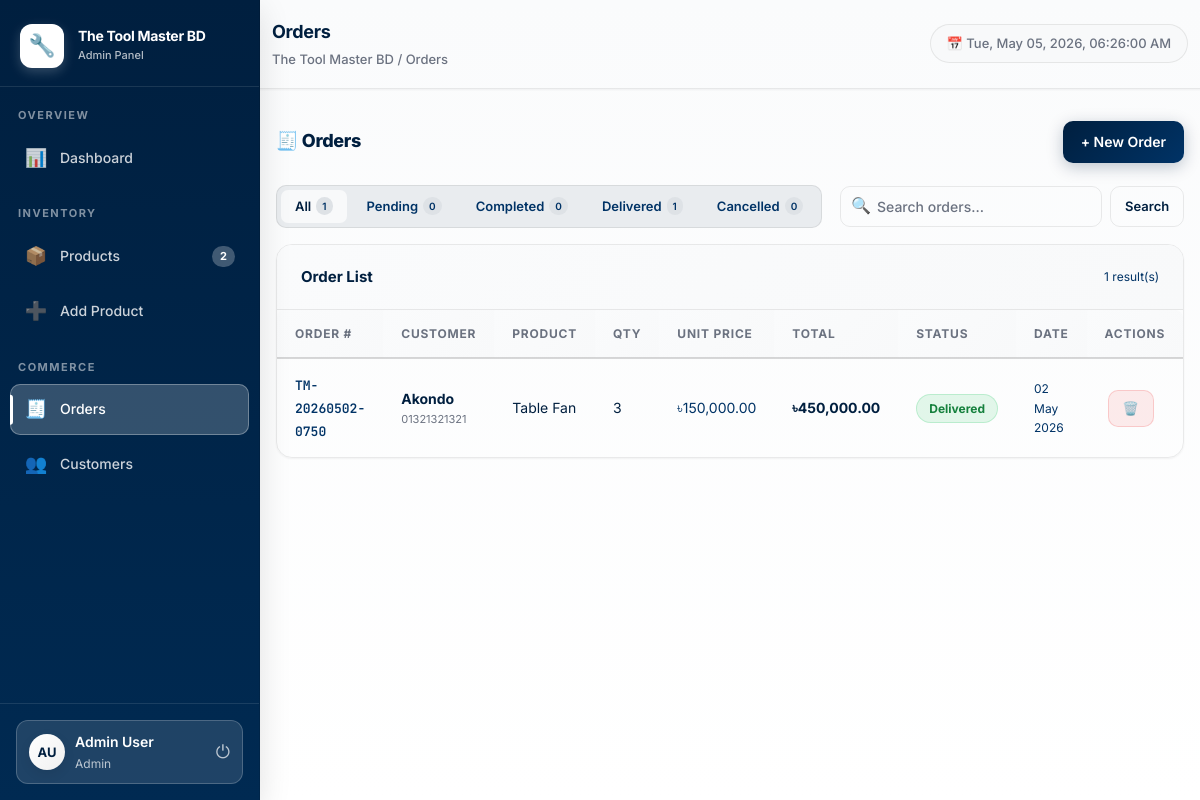
Page /orders.php (signed in) on the committed database.
### tables this page shows
CREATE TABLE `orders` (
  `id` int(11) NOT NULL,
  `order_no` varchar(30) NOT NULL,
  `customer_name` varchar(150) NOT NULL,
  `customer_email` varchar(150) DEFAULT NULL,
  `customer_phone` varchar(30) DEFAULT NULL,
  `product_id` int(11) DEFAULT NULL,
  `quantity` int(11) NOT NULL DEFAULT 1,
  `unit_price` decimal(12,2) DEFAULT NULL,
  `total_price` decimal(12,2) DEFAULT NULL,
  `status` enum('pending','completed','delivered','cancelled') DEFAULT 'pending',
  `notes` text DEFAULT NULL,
  `created_at` timestamp NOT NULL DEFAULT current_timestamp()
);

CREATE TABLE `products` (
  `id` int(11) NOT NULL,
  `name` varchar(200) NOT NULL,
  `category` varchar(100) DEFAULT NULL,
  `price` decimal(12,2) NOT NULL DEFAULT 0.00,
  `quantity` int(11) NOT NULL DEFAULT 0,
  `min_qty` int(11) NOT NULL DEFAULT 5,
  `supplier` varchar(150) DEFAULT NULL,
  `description` text DEFAULT NULL,
  `image_url` varchar(255) DEFAULT NULL,
  `created_at` timestamp NOT NULL DEFAULT current_timestamp()
);

### orders.php (the view, shortened to what this page needs)
<?php
require 'layout.php';
$filter = $_GET['filter'] ?? 'all';
$search = trim($_GET['search'] ?? '');
$where  = "WHERE 1=1";
$stmt = $conn->prepare("
    SELECT o.*, p.name AS product_name, p.price AS product_price
    FROM orders o LEFT JOIN products p ON o.product_id = p.id
    $where ORDER BY o.created_at DESC
");
$stmt->execute();
$orders = $stmt->get_result();
$sc = $conn->query("SELECT status, COUNT(*) AS cnt FROM orders GROUP BY status");
$counts = ['all' => (int)$conn->query("SELECT COUNT(*) AS c FROM orders")->fetch_assoc()['c']];
while ($r = $sc->fetch_assoc()) $counts[$r['status']] = (int)$r['cnt'];
function sbadge($s) {
    $m = ['pending'=>'b-amber','completed'=>'b-blue','delivered'=>'b-green','cancelled'=>'b-red'];
    return "<span class='badge ".($m[$s]??'b-gray')."'>" . ucfirst($s) . "</span>";
}
?>
<div class="page-header">
  <h2>🧾 Orders</h2>
  <a href="orders.php?new=1" class="btn btn-primary">+ New Order</a>
</div>
<div style="display:flex;align-items:center;justify-content:space-between;margin-bottom:16px;flex-wrap:wrap;gap:10px">
  <div style="display:flex;gap:6px;background:var(--bg3);padding:4px;border-radius:10px;border:1px solid var(--border)">
    <?php foreach (['all'=>'All','pending'=>'Pending','completed'=>'Completed','delivered'=>'Delivered','cancelled'=>'Cancelled'] as $k=>$v):
      $cnt = $counts[$k] ?? 0;
      $active_cls = ($filter === $k) ? 'background:var(--bg2);color:var(--text)' : 'color:var(--text2)';
    ?>
    <a href="orders.php?filter=<?= $k ?><?= $search?"&search=".urlencode($search):'' ?>"
       style="<?= $active_cls ?>;padding:6px 14px;border-radius:7px;font-size:13px;font-weight:600;display:flex;align-items:center;gap:5px;transition:all .15s;">
      <?= $v ?>
      <span style="background:var(--bg4);color:var(--text2);font-size:10px;padding:1px 6px;border-radius:10px"><?= $cnt ?></span>
    </a>
    <?php endforeach; ?>
  </div>
  <form method="GET" style="display:flex;gap:8px">
    <div class="search-input-wrap">
      <span class="search-icon">🔍</span>
      <input type="text" name="search" placeholder="Search orders…" value="<?= htmlspecialchars($search) ?>"/>
    </div>
    <button type="submit" class="btn btn-ghost btn-sm">Search</button>
  </form>
</div>
<div class="card">
  <div class="card-header">
    <h3>Order List</h3>
    <span class="text-muted text-sm"><?= $orders->num_rows ?> result(s)</span>
  </div>
  <div class="tbl-wrap">
    <table>
      <thead><tr>
        <th>Order #</th><th>Customer</th><th>Product</th>
        <th>Qty</th><th>Unit Price</th><th>Total</th>
        <th>Status</th><th>Date</th><th>Actions</th>
      </tr></thead>
      <tbody>
      <?php if ($orders->num_rows > 0): ?>
        <?php while ($o = $orders->fetch_assoc()): ?>
        <tr>
          <td><span class="td-id"><?= htmlspecialchars($o['order_no']) ?></span></td>
          <td>
            <strong><?= htmlspecialchars($o['customer_name']) ?></strong>
            <?php if ($o['customer_phone']): ?>
              <div style="font-size:11px;color:var(--text3)"><?= htmlspecialchars($o['customer_phone']) ?></div>
            <?php endif; ?>
          </td>
          <td><?= htmlspecialchars($o['product_name'] ?? '—') ?></td>
          <td><?= $o['quantity'] ?></td>
          <td class="text-muted">৳<?= number_format((float)$o['unit_price'],2) ?></td>
          <td><strong>৳<?= number_format((float)$o['total_price'],2) ?></strong></td>
          <td><?= sbadge($o['status']) ?></td>
          <td style="color:var(--text2);font-size:12px"><?= date('d M Y', strtotime($o['created_at'])) ?></td>
          <td>
            <a href="orders.php?delete=<?= $o['id'] ?><?= "&filter=$filter" ?>" class="btn btn-sm btn-danger" onclick="return confirm('Delete this order?')" style="margin-left:3px" title="Delete">🗑️</a>
          </td>
        </tr>
        <?php endwhile; ?>
      <?php else: ?>
        <tr><td colspan="9" class="empty-state"><div class="ei">🧾</div>No orders found</td></tr>
      <?php endif; ?>
      </tbody>
    </table>
  </div>
</div>
    </div></div></div>
</body>
</html>

### includes/style.css (style rules this page uses)
:root { --bg:#ffffff;--bg2:#f8f9fa;--bg3:#e9ecef;--bg4:#dee2e6;--bg5:#ced4da; --border:rgba(0,0,0,0.08);--border2:rgba(0,0,0,0.15); --text:#001f3f;--text2:#003366;--text3:#6b7280; --accent:#001f3f;--accent2:#003366; --blue:#3b82f6;--green:#22c55e;--red:#ef4444;--amber:#f59e0b;--purple:#001f3f; --sidebar-w:260px;--radius:12px;--radius-lg:16px; --shadow-sm:0 1px 2px rgba(0,0,0,0.05); --shadow-md:0 4px 12px rgba(0,0,0,0.08); --shadow-lg:0 10px 30px rgba(0,0,0,0.12); }
*,*::before,*::after { box-sizing:border-box;margin:0;padding:0 }
html { font-size:16px }
body { font-family:'Inter','Sora',sans-serif;background:var(--bg);color:var(--text);min-height:100vh;line-height:1.6;-webkit-font-smoothing:antialiased;text-rendering:optimizeLegibility }
a { color:var(--accent);text-decoration:none;transition:all 0.2s ease }
.card { background:var(--white);border:1px solid var(--border);border-radius:var(--radius-lg);overflow:hidden;margin-bottom:24px;box-shadow:var(--shadow-sm);transition:all 0.3s }
.card-header { padding:20px 24px;border-bottom:1px solid var(--border);display:flex;align-items:center;justify-content:space-between;background:linear-gradient(135deg,#fafbfc 0%,var(--bg2) 100%) }
.card-header h3 { font-size:15px;font-weight:700;color:var(--text) }
.tbl-wrap { overflow-x:auto;border-radius:8px }
table { width:100%;border-collapse:collapse }
thead th { padding:14px 18px;text-align:left;font-size:12px;font-weight:700;color:var(--text3);text-transform:uppercase;letter-spacing:0.8px;border-bottom:2px solid var(--border);background:linear-gradient(135deg,#fafbfc 0%,var(--bg2) 100%);white-space:nowrap }
tbody td { padding:15px 18px;border-bottom:1px solid var(--border);font-size:14px;vertical-align:middle;transition:all 0.2s }
tbody tr:last-child td { border-bottom:none }
tbody tr { transition:background 0.2s }
.td-id { font-family:'JetBrains Mono',monospace;font-size:13px;color:var(--text2);font-weight:600 }
.badge { display:inline-flex;align-items:center;padding:4px 12px;border-radius:20px;font-size:12px;font-weight:700;white-space:nowrap;transition:all 0.2s }
.b-green { background:rgba(34,197,94,.12);color:#15803d;border:1px solid rgba(34,197,94,.2) }
.btn { display:inline-flex;align-items:center;gap:8px;padding:10px 18px;border-radius:10px;font-family:'Inter','Sora',sans-serif;font-size:14px;font-weight:600;cursor:pointer;border:none;transition:all 0.25s cubic-bezier(0.4,0,0.2,1);white-space:nowrap;text-decoration:none }
.btn-primary { background:linear-gradient(135deg,var(--accent) 0%,var(--accent2) 100%);color:#fff;box-shadow:0 4px 16px rgba(0,31,63,0.25) }
.btn-ghost { background:transparent;color:var(--text);border:1.5px solid var(--border);transition:all 0.25s }
.btn-danger { background:rgba(239,68,68,.1);color:#b91c1c;border:1.5px solid rgba(239,68,68,.2) }
.btn-sm { padding:7px 14px;font-size:13px }
input[type=text],input[type=number],input[type=email],input[type=password],input[type=date],input[type=tel],select,textarea { background:var(--white);border:1.5px solid var(--border);color:var(--text);border-radius:10px;padding:11px 14px;font-family:'Inter','Sora',sans-serif;font-size:14px;outline:none;width:100%;transition:all 0.25s;-webkit-appearance:none }
input::placeholder,textarea::placeholder { color:var(--text3);font-weight:500 }
.page-header { display:flex;align-items:center;justify-content:space-between;margin-bottom:22px }
.page-header h2 { font-size:18px;font-weight:800;letter-spacing:-.3px }
.text-muted { color:var(--text2) }
.text-sm { font-size:12px }
.search-input-wrap { position:relative;flex:1;max-width:320px }
.search-input-wrap input { padding-left:36px;border-radius:10px }
.search-icon { position:absolute;left:11px;top:50%;transform:translateY(-50%);font-size:16px;pointer-events:none;color:var(--text3) }

### rows in the picture
orders: order_no "TM-20260502-0750", customer_name "Akondo", customer_phone "01321321321", product.name "Table Fan", quantity "3", unit_price "150,000.00", total_price "450,000.00", status "Delivered", created_at "02 May 2026"

### other values in the picture
$low_stock "2"
$initials "AU"
$user_name "Admin User"
$user_role "Admin"
$page_title "Orders"
$v "All"
$cnt "1"
$v "Pending"
$cnt "0"
$v "Completed"
$v "Delivered"
$v "Cancelled"
$orders->num_rows "1"
